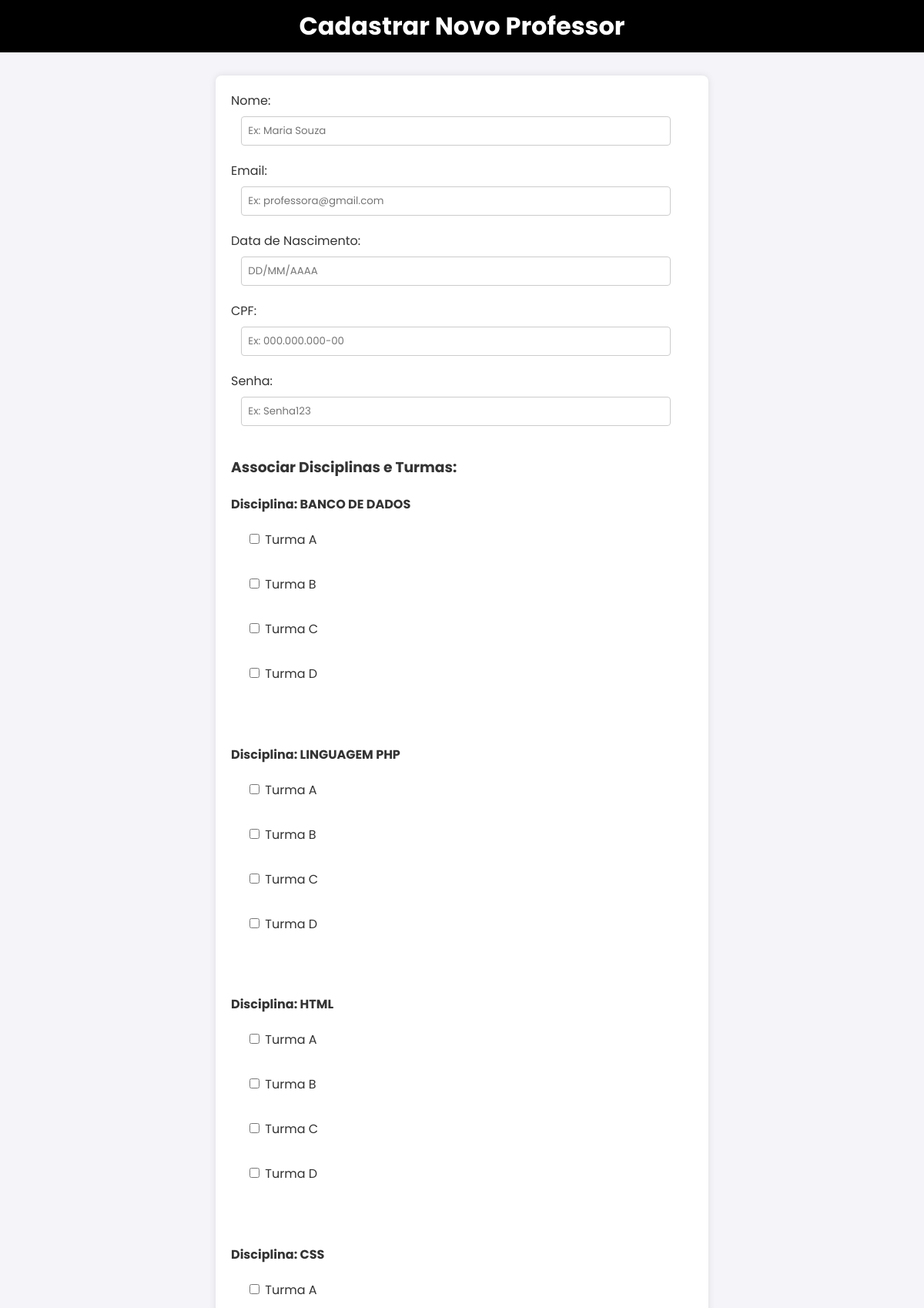
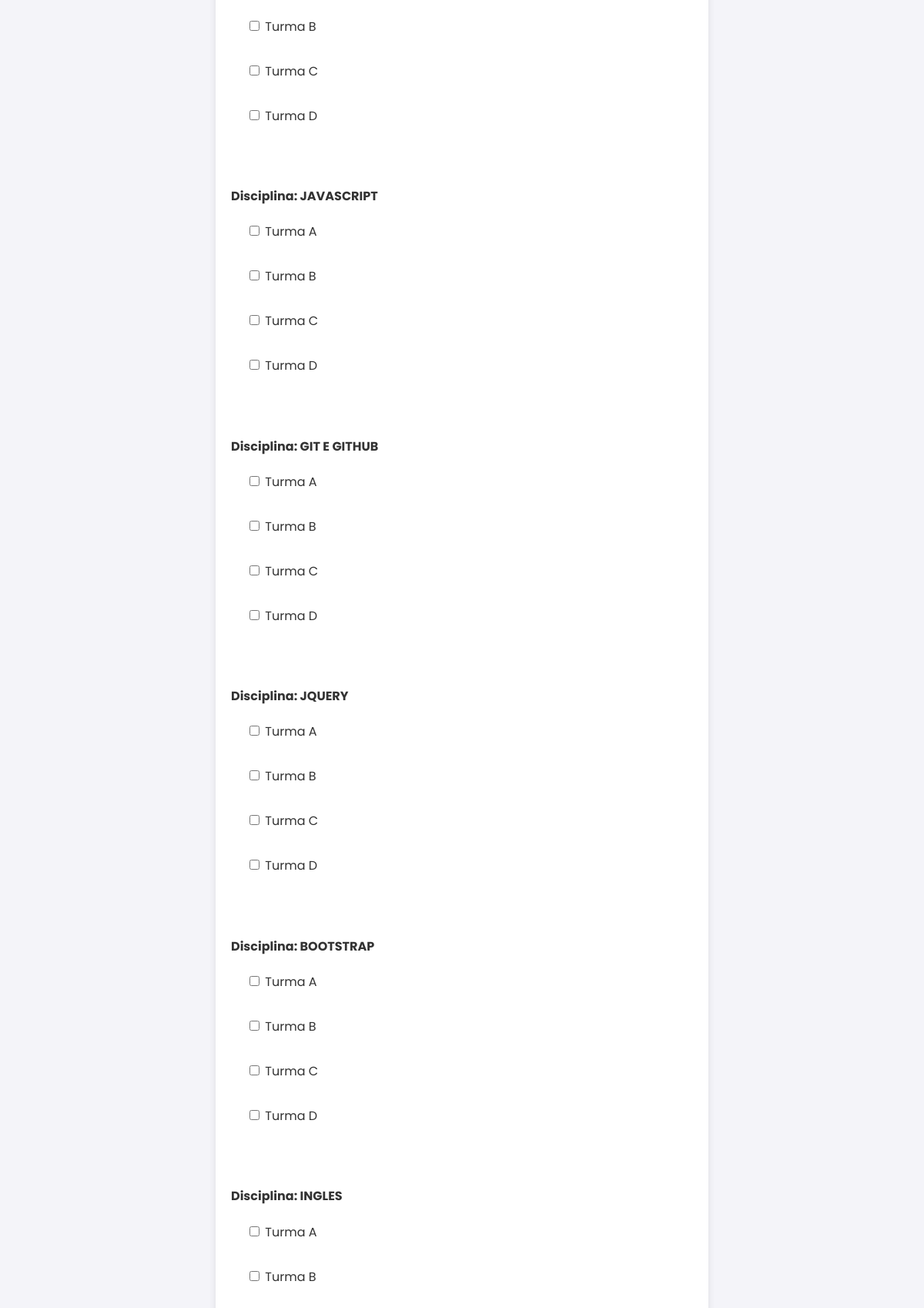
The app's page /tipo_prof.php (upper part) with its own data (2 pictures, top to bottom).
### tables this page shows
CREATE TABLE disciplinas (
  id INT NOT NULL AUTO_INCREMENT,
  nome VARCHAR(30) NOT NULL,
  descricao TEXT,
  imagem VARCHAR(255),
  PRIMARY KEY (id)
  );

CREATE TABLE turmas (
  id INT NOT NULL AUTO_INCREMENT,
  nome VARCHAR(50) NOT NULL,
  PRIMARY KEY (id)
);

### tipo_prof.php (the view, shortened to what this page needs)
<?php
include_once("conexao.php");
$disciplinas_query = mysqli_query($connection, "SELECT id, nome FROM disciplinas");
$disciplinas_array = mysqli_fetch_all($disciplinas_query, MYSQLI_ASSOC);
$turmas_query = mysqli_query($connection, "SELECT id, nome FROM turmas");
$turmas_array = mysqli_fetch_all($turmas_query, MYSQLI_ASSOC);
?>
<!DOCTYPE html>
<html lang="pt-br">
<head>
    <link rel="stylesheet" href="Style/cad.css">
</head>
<body>
<h1>Cadastrar Novo Professor</h1>
<form action="tipo_prof.php" method="post">
    <label for="nome">Nome:</label>
    <input placeholder="Ex: Maria Souza" class="inputCad" type="text" id="nome" name="nome" required>
    <label for="email">Email:</label>
    <input placeholder="Ex: professora@gmail.com" class="inputCad" type="text" id="email" name="email" required>
    <label for="data">Data de Nascimento:</label>
    <input type="text" id="data_nascimento" class="inputCad" name="data_nascimento" placeholder="DD/MM/AAAA" pattern="\d{2}\/\d{2}\/\d{4}" required>
    <label for="cpf">CPF:</label>
    <input placeholder="Ex: 000.000.000-00" class="inputCad" type="text" id="cpf" name="cpf" pattern="\d{3}\.\d{3}\.\d{3}-\d{2}" required>
    <label for="senha">Senha:</label>
    <input placeholder="Ex: Senha123" class="inputCad" type="password" id="senha" name="senha" required>
    <h3>Associar Disciplinas e Turmas:</h3>
<?php
foreach ($disciplinas_array as $disc) {
    echo "<h4>Disciplina: {$disc['nome']}</h4>";
    foreach ($turmas_array as $turma) {
        $valor = "{$disc['id']}-{$turma['id']}";
        echo "<label style='margin-left:20px;'><input type='checkbox' name='disciplinas_turmas[]' value='$valor'> {$turma['nome']}</label><br>";
    }
    echo "<br>";
}
?>
</form>
</body>
</html>

### Style/cad.css (style rules this page uses)
* { font-family: "poppins", sans-serif; }
body { font-family: Arial, sans-serif; background-color: #f4f4f9; color: #333; margin: 0; padding: 0; }
h1 { background-color: rgb(0, 0, 0); color: white; padding: 10px; text-align: center; margin: 0; }
form { display: block; justify-content: center; align-items: center; max-width: 600px; margin: 30px auto; padding: 20px; background-color: white; border-radius: 8px; box-shadow: 0 0 10px rgba(0, 0, 0, 0.1); }
label { display: block; margin-bottom: 8px; }
input[type="text"], input[type="email"], input[type="number"], input[type="password"] { width: 90%; padding: 8px; margin-bottom: 20px; border-radius: 4px; margin-left: 1em; border: 1px solid #ccc; }

### records on screen
disciplinas: nome "BANCO DE DADOS"
turmas: nome "Turma A"
turmas: nome "Turma B"
turmas: nome "Turma C"
turmas: nome "Turma D"
disciplinas: nome "LINGUAGEM PHP"
disciplinas: nome "HTML"
disciplinas: nome "CSS"
disciplinas: nome "JAVASCRIPT"
disciplinas: nome "GIT E GITHUB"
disciplinas: nome "JQUERY"
disciplinas: nome "BOOTSTRAP"
disciplinas: nome "INGLES"
